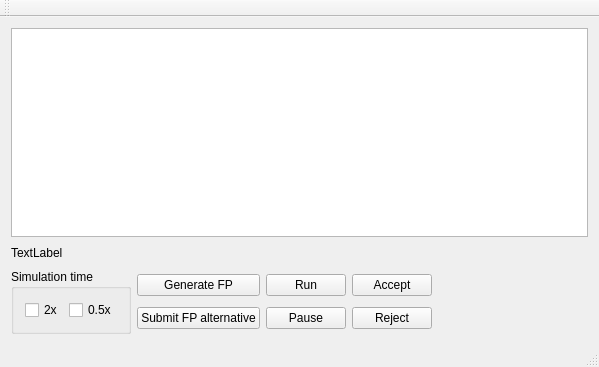
<?xml version="1.0" encoding="UTF-8"?>
<ui version="4.0">
 <class>MainWindow</class>
 <widget class="QMainWindow" name="MainWindow">
  <property name="geometry">
   <rect>
    <x>0</x>
    <y>0</y>
    <width>599</width>
    <height>367</height>
   </rect>
  </property>
  <property name="windowTitle">
   <string>MainWindow</string>
  </property>
  <widget class="QWidget" name="centralWidget">
   <layout class="QVBoxLayout" name="verticalLayout_4">
    <item>
     <widget class="QGraphicsView" name="graphicsView"/>
    </item>
    <item>
     <layout class="QHBoxLayout" name="horizontalLayout_2">
      <item>
       <widget class="QLabel" name="altitudeUnitLabel">
        <property name="text">
         <string>TextLabel</string>
        </property>
       </widget>
      </item>
      <item>
       <spacer name="horizontalSpacer_2">
        <property name="orientation">
         <enum>Qt::Horizontal</enum>
        </property>
        <property name="sizeHint" stdset="0">
         <size>
          <width>40</width>
          <height>20</height>
         </size>
        </property>
       </spacer>
      </item>
     </layout>
    </item>
    <item>
     <layout class="QHBoxLayout" name="horizontalLayout_3">
      <item>
       <widget class="QGroupBox" name="groupBox">
        <property name="title">
         <string>Simulation time</string>
        </property>
        <layout class="QHBoxLayout" name="horizontalLayout">
         <item>
          <widget class="QCheckBox" name="x2chB">
           <property name="text">
            <string>2x</string>
           </property>
          </widget>
         </item>
         <item>
          <widget class="QCheckBox" name="x05chB">
           <property name="text">
            <string>0.5x</string>
           </property>
          </widget>
         </item>
        </layout>
       </widget>
      </item>
      <item>
       <layout class="QVBoxLayout" name="verticalLayout_3">
        <item>
         <widget class="QPushButton" name="generateFPButton">
          <property name="text">
           <string>Generate FP</string>
          </property>
         </widget>
        </item>
        <item>
         <widget class="QPushButton" name="submitAltFPButton">
          <property name="text">
           <string>Submit FP alternative</string>
          </property>
         </widget>
        </item>
       </layout>
      </item>
      <item>
       <layout class="QVBoxLayout" name="verticalLayout">
        <item>
         <widget class="QPushButton" name="runButton">
          <property name="text">
           <string>Run</string>
          </property>
         </widget>
        </item>
        <item>
         <widget class="QPushButton" name="pauseButton">
          <property name="text">
           <string>Pause</string>
          </property>
         </widget>
        </item>
       </layout>
      </item>
      <item>
       <layout class="QVBoxLayout" name="verticalLayout_2">
        <item>
         <widget class="QPushButton" name="acceptButton">
          <property name="text">
           <string>Accept</string>
          </property>
         </widget>
        </item>
        <item>
         <widget class="QPushButton" name="rejectButton">
          <property name="text">
           <string>Reject</string>
          </property>
         </widget>
        </item>
       </layout>
      </item>
      <item>
       <spacer name="horizontalSpacer">
        <property name="orientation">
         <enum>Qt::Horizontal</enum>
        </property>
        <property name="sizeHint" stdset="0">
         <size>
          <width>40</width>
          <height>20</height>
         </size>
        </property>
       </spacer>
      </item>
     </layout>
    </item>
   </layout>
  </widget>
  <widget class="QMenuBar" name="menuBar">
   <property name="geometry">
    <rect>
     <x>0</x>
     <y>0</y>
     <width>599</width>
     <height>21</height>
    </rect>
   </property>
  </widget>
  <widget class="QToolBar" name="mainToolBar">
   <attribute name="toolBarArea">
    <enum>TopToolBarArea</enum>
   </attribute>
   <attribute name="toolBarBreak">
    <bool>false</bool>
   </attribute>
  </widget>
  <widget class="QStatusBar" name="statusBar"/>
 </widget>
 <layoutdefault spacing="6" margin="11"/>
 <resources/>
 <connections/>
</ui>
